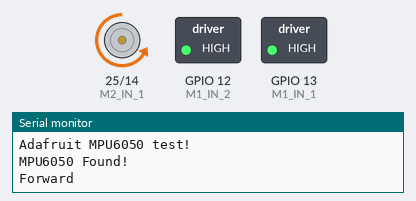
Bench run of a program on a simulated ESP32. On the bench: motor-driver pin pairs drawn as motors (green arrow = first pin HIGH = forward, orange = second pin HIGH = backward, longer = more drive), switched loads named in the program (green lamp = pin HIGH), the last lines printed to the serial monitor. Pins used as bus, display or sensor lines are not drawn.

Above: at 2.7 s.
At 7.7 s:
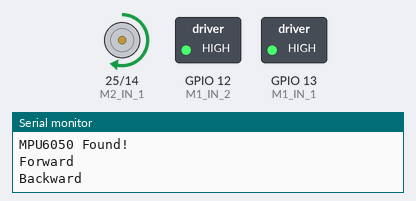
Timing chart, 0 to 13.2 s (numbered marks = the images above):
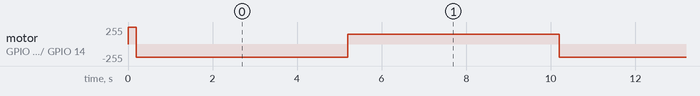

The program:

main.cpp
```cpp
#include <Arduino.h>
#include <Adafruit_MCP3008.h>
#include <Encoder.h>

#include <Adafruit_MPU6050.h>
#include <Adafruit_Sensor.h>


// IMU
Adafruit_MPU6050 mpu;

const unsigned int ADC_1_CS = 2;
const unsigned int ADC_2_CS = 17;

// ADC (line sensor)
Adafruit_MCP3008 adc1;
Adafruit_MCP3008 adc2;

// const unsigned int ADC_1_CS = 2;
// const unsigned int ADC_2_CS = 17;

int adc1_buf[8];
int adc2_buf[8];

uint8_t lineArray[13];

// Encoders
const unsigned int M1_ENC_A = 39;
const unsigned int M1_ENC_B = 38;
const unsigned int M2_ENC_A = 37;
const unsigned int M2_ENC_B = 36;

// Motors
const unsigned int M1_IN_1 = 13;
const unsigned int M1_IN_2 = 12;
const unsigned int M2_IN_1 = 25;
const unsigned int M2_IN_2 = 14;

const unsigned int M1_IN_1_CHANNEL = 8;
const unsigned int M1_IN_2_CHANNEL = 9;
const unsigned int M2_IN_1_CHANNEL = 10;
const unsigned int M2_IN_2_CHANNEL = 11;

const unsigned int M1_I_SENSE = 35;
const unsigned int M2_I_SENSE = 34;

const unsigned int PWM_MAX = 255;
const int freq = 5000;
const int resolution = 8; // 8-bit resolution -> PWM values go from 0-255

// LED
const int ledChannel = 0;

// PID
const int base_pid = 80; // Base speed for robot
const float mid = 6;

float e;
float d_e;
float total_e;

// Assign values to the following feedback constants:
float Kp = 1;
float Kd = 1;
float Ki = 1;

/*
 *  Movement functions
 */
void M1_forward(int pwm_value) {
  ledcWrite(M1_IN_1_CHANNEL, 0);
  ledcWrite(M1_IN_2_CHANNEL, pwm_value);
}
void M2_forward(int pwm_value) {
  ledcWrite(M2_IN_1_CHANNEL, 0);
  ledcWrite(M2_IN_2_CHANNEL, pwm_value);
}

void M1_backward(int pwm_value) {
  ledcWrite(M1_IN_1_CHANNEL, pwm_value);
  ledcWrite(M1_IN_2_CHANNEL, 0);
}
void M2_backward(int pwm_value) {
  ledcWrite(M2_IN_1_CHANNEL, pwm_value);
  ledcWrite(M2_IN_2_CHANNEL, 0);
}

void M1_stop() {
  ledcWrite(M1_IN_1_CHANNEL, PWM_MAX);
  ledcWrite(M1_IN_2_CHANNEL, PWM_MAX);
}
void M2_stop() {
  ledcWrite(M2_IN_1_CHANNEL, PWM_MAX);
  ledcWrite(M2_IN_2_CHANNEL, PWM_MAX);
}

/*
 *  setup and loop
 */
void setup() {
  Serial.begin(115200);

  ledcSetup(M1_IN_1_CHANNEL, freq, resolution);
  ledcSetup(M1_IN_2_CHANNEL, freq, resolution);
  ledcSetup(M2_IN_1_CHANNEL, freq, resolution);
  ledcSetup(M2_IN_2_CHANNEL, freq, resolution);

  ledcAttachPin(M1_IN_1, M1_IN_1_CHANNEL);
  ledcAttachPin(M1_IN_2, M1_IN_2_CHANNEL);
  ledcAttachPin(M2_IN_1, M2_IN_1_CHANNEL);
  ledcAttachPin(M2_IN_2, M2_IN_2_CHANNEL);

  adc1.begin(ADC_1_CS);
  adc2.begin(ADC_2_CS);

  pinMode(M1_I_SENSE, INPUT);
  pinMode(M2_I_SENSE, INPUT);

  M1_stop();
  M2_stop();

  // IMU Stop

  // Stop the right motor by setting pin 14 low
  // this pin floats high or is pulled
  // high during the bootloader phase for some reason
  pinMode(14, OUTPUT);
  digitalWrite(14, LOW);
  delay(100);

  while (!Serial)
    delay(10); // will pause Zero, Leonardo, etc until serial console opens

  Serial.println("Adafruit MPU6050 test!");

  pinMode(ADC_1_CS, OUTPUT);
  pinMode(ADC_2_CS, OUTPUT);

  digitalWrite(ADC_1_CS, HIGH); // Without this the ADC's write
  digitalWrite(ADC_2_CS, HIGH); // to the SPI bus while the nRF24 is!!!!

  // Try to initialize!
  if (!mpu.begin()) {
    Serial.println("Failed to find MPU6050 chip");
    while (1) {
      delay(10);
    }
  }
  Serial.println("MPU6050 Found!");

  delay(100);
}

void loop() {
  Serial.println("Forward");
  //M1_forward(200);
  M2_forward(200);
  sleep(5);
  Serial.println("Backward");
  //M1_backward(150);
  M2_backward(150);
  sleep(5);
}
```

Measured:
- by itself, motor on GPIO 25 (M2_IN_1) / GPIO 14 (M2_IN_2): repeats every 10.0 s: backward 199/255 5.0 s, forward 149/255 5.0 s
